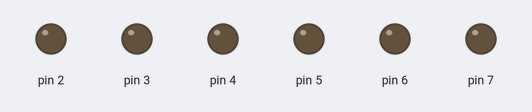
Recording of a sketch running on a simulated Arduino Uno, built with avr-gcc and run on an emulated ATmega328P. Parts: output pins drawn as LEDs (lit = HIGH).

Above: at 0.5 s.
At 3.0 s:
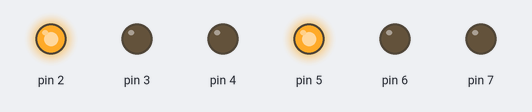
At 5.7 s:
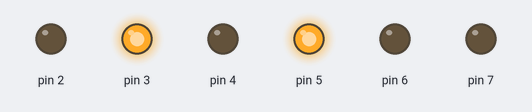
At 8.8 s:
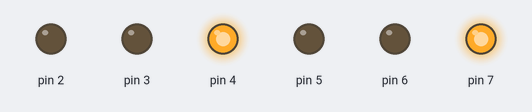
At 12.0 s:
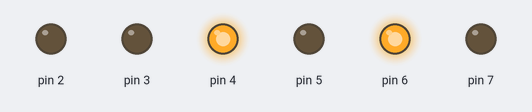
Timing chart, 0 to 17.7 s (numbered marks = the images above):
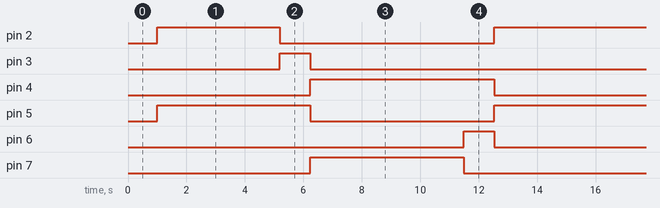

The sketch:

timer_semaforo.ino
```cpp
int sec = 0;

void setup()
{
  Serial.begin(9600);
  pinMode(2, OUTPUT);
  pinMode(3, OUTPUT);
  pinMode(4, OUTPUT);
  pinMode(5, OUTPUT);
  pinMode(6, OUTPUT);
  pinMode(7, OUTPUT);
  cli();
  TCCR1B = 0; TCCR1A = 0;
  TCCR1B |= (1 << CS12);
  TCNT1 = 3036;
  TIMSK1 |= (1 << TOIE1);
  sei();
}

void loop() {
  if (sec == 1) {
    digitalWrite(2, HIGH);
    digitalWrite(5, HIGH);
  }
  if (sec == 5){
    digitalWrite(3, HIGH);
    digitalWrite(2, LOW);
  }
  if (sec == 6){
    digitalWrite(4, HIGH);
    digitalWrite(3, LOW);
    digitalWrite(7, HIGH);
    digitalWrite(5, LOW);
  }
  if (sec == 11){
    digitalWrite(6, HIGH);
    digitalWrite(7, LOW);
  }
  if (sec == 12){
    digitalWrite(5, HIGH);
    digitalWrite(6, LOW);
    digitalWrite(2, HIGH);
    digitalWrite(4, LOW);
  }
  if (sec == 13){
    digitalWrite(2, HIGH);
    digitalWrite(5, HIGH);
    sec = 0;
  }
}


ISR(TIMER1_OVF_vect)
{
  sec = sec + 1;
}
```

Measured:
- by itself, pin 2: repeats every 13.6 s: LOW 7.3 s, HIGH 6.3 s
- by itself, pin 3, pin 6: alternates HIGH for 1.0 s and LOW for 12.6 s
- by itself, pin 4: alternates HIGH for 6.3 s and LOW for 7.3 s
- by itself, pin 5: repeats every 13.6 s: LOW 6.3 s, HIGH 7.3 s
- by itself, pin 7: alternates HIGH for 5.2 s and LOW for 8.4 s
